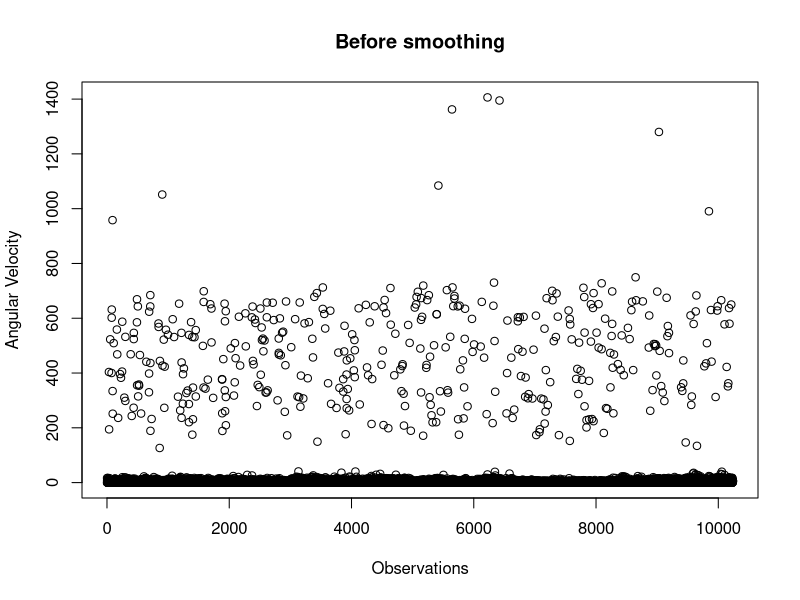
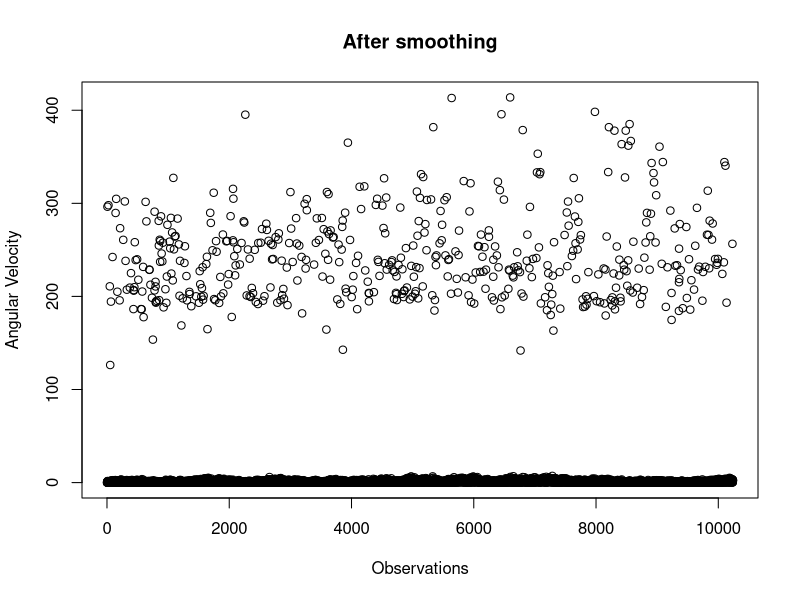
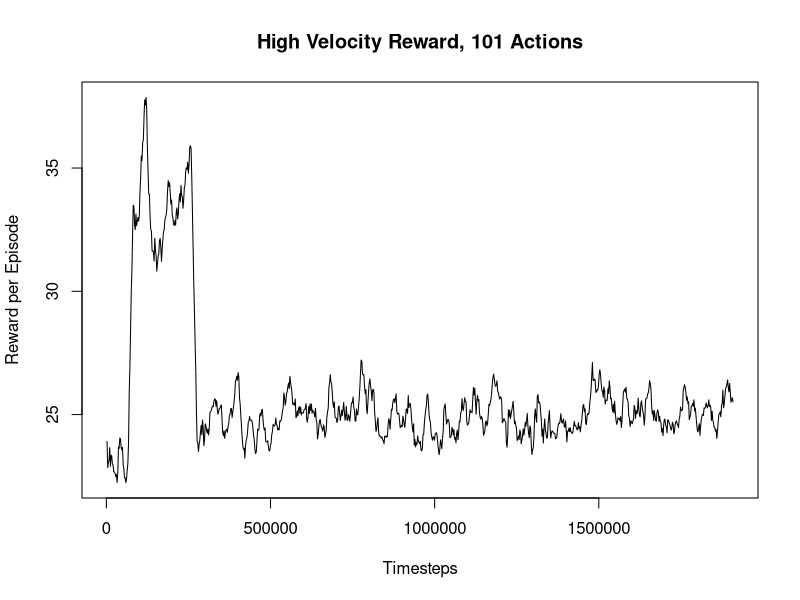
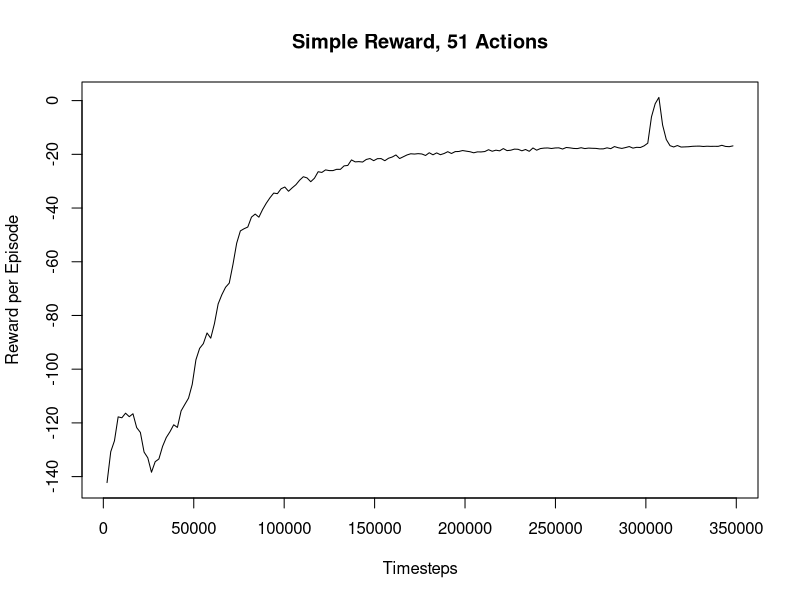

Write the R code that produced these figures, in order. (Note: this script raises an error after producing the figures.)
library(dplyr)
setwd(dirname(rstudioapi::getActiveDocumentContext()$path))

# display effect of angular velocity smoothing
prev = read.csv("logs/PPO_CartPoleEnv2_10k_2024-04-16_13-42-02/observations.csv")
now = read.csv("logs/PPO_CartPoleEnv2_10k_smoothing_error_protection_2024-04-17_10-27-34/observations_rewards_times.csv")

prev_sample = slice_sample(prev, n=5000)
now_sample = slice_sample(now, n=5000)
plot(abs(prev$X1), xlab = "Observations", ylab = "Angular Velocity", main = "Before smoothing")
plot(abs(now$angle_velocity), xlab = "Observations", ylab = "Angular Velocity", main = "After smoothing")

# display reduced actions and convergence on different reward functions
m1 = read.csv("logs/PPO_CartPoleEnv2_10m_smoothing_error_protection_reward_swingupstabilisation_2step_2024-04-18_16-37-07/progress.csv")
m2 = read.csv("logs/PPO_CartPoleEnv2_500k_smoothing_error_protection_reward_simple_2step_faster_lessweight_51actions_2024-04-23_17-51-38/progress.csv")
m3 = read.csv("logs/PPO_CartPoleEnv2 600k_smoothing_error_protection_reward_ankit_2step_faster_lessweight_3actions_2024-04-30_15-43-31/progress.csv")

plot(m1$time.total_timesteps, m1$rollout.ep_rew_mean, type = "l", xlab = "Timesteps", ylab = "Reward per Episode", main = "High Velocity Reward, 101 Actions")
plot(m2$time.total_timesteps, m2$rollout.ep_rew_mean, type = "l", xlab = "Timesteps", ylab = "Reward per Episode", main = "Simple Reward, 51 Actions")
plot(m3$time.total_timesteps, m3$rollout.ep_rew_mean, type = "l", xlab = "Timesteps", ylab = "Reward per Episode", main = "Complex Reward, 2 Actions")

# Simple Reward
simple_obs = read.csv("logs/PPO_CartPoleEnv2_200k_smoothing_error_protection_reward_simple_2step_faster_lessweight_2actions_2024-05-16_13-34-22/observations_rewards_times.csv")
simple_progress = read.csv("logs/PPO_CartPoleEnv2_200k_smoothing_error_protection_reward_simple_2step_faster_lessweight_2actions_2024-05-16_13-34-22/progress.csv")

plot(simple_obs$angle5, xlab = "Observations", ylab = "Angle in rad")
plot(simple_obs$angle_velocity, xlab = "Observations", ylab = "Angular velocity in rad/s")
plot(simple_progress$time.total_timesteps, simple_progress$rollout.ep_rew_mean, type = "l", xlab = "Timesteps", ylab = "Mean reward per Episode")

# Escobar 2020
escobar_obs = read.csv("logs/PPO_CartPoleEnv2_200k_smoothing_error_protection_reward_escobar_2step_faster_lessweight_2actions_2024-05-17_05-50-11/observations_rewards_times.csv")
escobar_progress = read.csv("logs/PPO_CartPoleEnv2_200k_smoothing_error_protection_reward_escobar_2step_faster_lessweight_2actions_2024-05-17_05-50-11/progress.csv")

plot(escobar_obs$angle5, xlab = "Observations", ylab = "Angle in rad")
plot(escobar_obs$angle_velocity, xlab = "Observations", ylab = "Angular velocity in rad/s")
plot(escobar_progress$time.total_timesteps, simple_progress$rollout.ep_rew_mean, type = "l", xlab = "Timesteps", ylab = "Mean reward per Episode")

# Camera Delay
total_delay = read.csv("logs/PPO_CartPoleEnv2_200k_smoothing_error_protection_reward_ankit_2step_faster_lessweight_2actions_2024-05-14_10-42-44/observations_rewards_times.csv")
camera_delay = read.csv("camera_delay.txt", sep = " ", col.names = c("angle1", "angle2", "angle3", "angle4", "angle5", "angle_velocity", "camera_deay", "pole_up", "time"))

plot(total_delay$delay, xlab = "Observations", ylab = "Delay in seconds")
plot(camera_delay$camera_deay, xlab = "Observations", ylab = "Delay in seconds")
boxplot(cbind(total_delay$delay,camera_delay$camera_deay), ylab = "Delay in seconds", names = c("Total Delay", "Camera Delay"))
